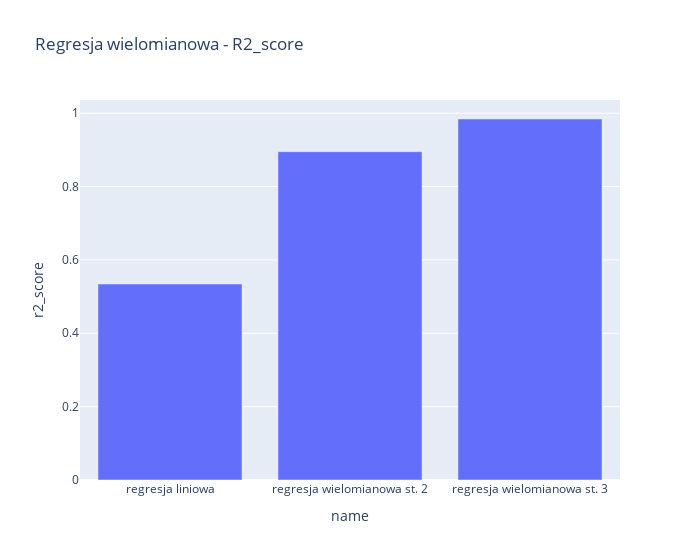

Notebook code for this chart:
### Code cell
px.bar(results, x='name', y='r2_score', width=700, title='Regresja wielomianowa - R2_score')

### Figure 1 — Plotly figure (JSON) as saved in the notebook; plotly's stock layout.template omitted (floating-point values rounded to 4 significant figures)
{"data": [{"hovertemplate": "name=%{x}<br>r2_score=%{y}<extra></extra>", "legendgroup": "", "marker": {"color": "#636efa", "pattern": {"shape": ""}}, "name": "", "orientation": "v", "showlegend": false, "textposition": "auto", "type": "bar", "x": ["regresja liniowa", "regresja wielomianowa st. 2", "regresja wielomianowa st. 3"], "xaxis": "x", "y": [0.5343, 0.8951, 0.9842], "yaxis": "y"}], "layout": {"barmode": "relative", "legend": {"tracegroupgap": 0}, "title": {"text": "Regresja wielomianowa - R2_score"}, "width": 700, "xaxis": {"anchor": "y", "domain": [0, 1], "title": {"text": "name"}}, "yaxis": {"anchor": "x", "domain": [0, 1], "title": {"text": "r2_score"}}}}
